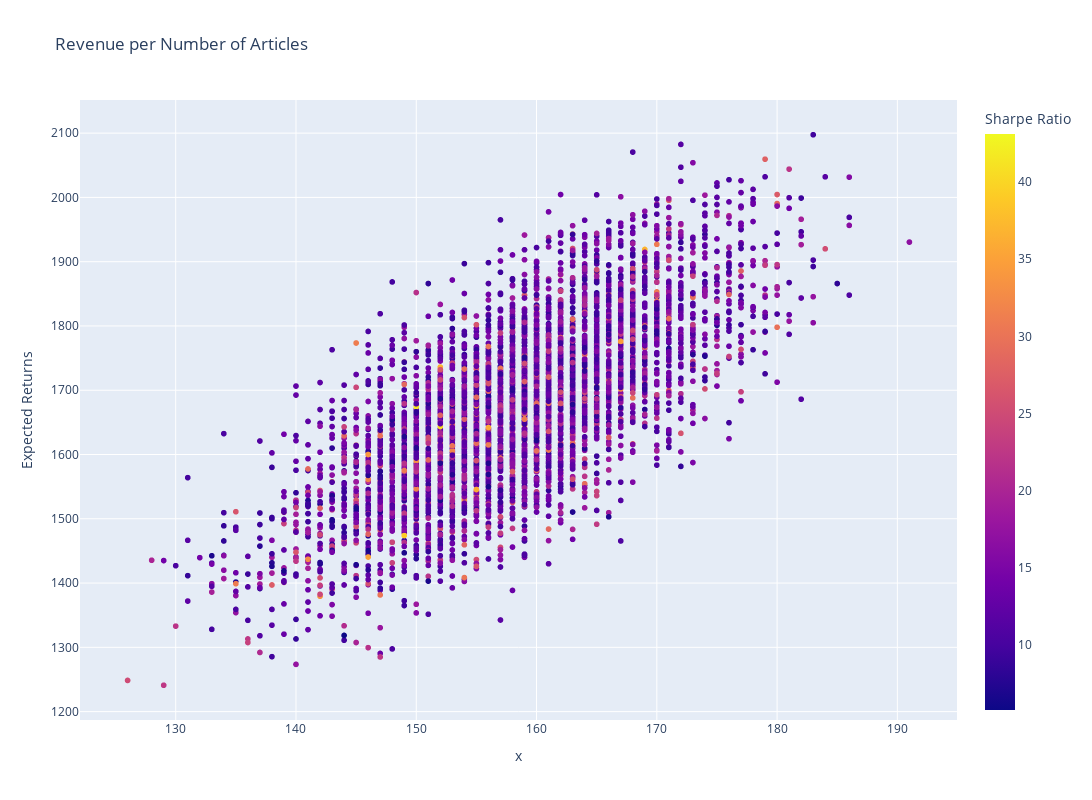

Notebook source saved alongside this figure:
### Code cell
z = portfolio.drop(["Volatility", "Revenue", "Sharpe"], axis=1).sum(axis = 1)

fig = px.scatter(
    data_frame=portfolio,
    x=z,
    y='Revenue',
    color='Sharpe',
    title='Revenue per Number of Articles',
    labels={'Volatility': 'Volatility (std)', 'Revenue': 'Expected Returns', 'Sharpe': 'Sharpe Ratio'}
)

fig.update_layout(
    width=1200,
    height=800,
)

fig.show(renderer="svg")

### Figure 1 — Plotly figure (JSON) as saved in the notebook; plotly's stock layout.template omitted (floating-point values rounded to 4 significant figures; data arrays with more than 128 entries replaced by an {"elided": "..."} marker saying what was removed)
{"data": [{"hovertemplate": "x=%{x}<br>Expected Returns=%{y}<br>Sharpe Ratio=%{marker.color}<extra></extra>", "legendgroup": "", "marker": {"color": {"elided": "5000 float values"}, "coloraxis": "coloraxis", "symbol": "circle"}, "mode": "markers", "name": "", "showlegend": false, "type": "scattergl", "x": {"elided": "5000 int values"}, "xaxis": "x", "y": {"elided": "5000 float values"}, "yaxis": "y"}], "layout": {"coloraxis": {"colorbar": {"title": {"text": "Sharpe Ratio"}}, "colorscale": [[0, "#0d0887"], [0.1111, "#46039f"], [0.2222, "#7201a8"], [0.3333, "#9c179e"], [0.4444, "#bd3786"], [0.5556, "#d8576b"], [0.6667, "#ed7953"], [0.7778, "#fb9f3a"], [0.8889, "#fdca26"], [1, "#f0f921"]]}, "height": 800, "legend": {"tracegroupgap": 0}, "title": {"text": "Revenue per Number of Articles"}, "width": 1200, "xaxis": {"anchor": "y", "domain": [0, 1], "title": {"text": "x"}}, "yaxis": {"anchor": "x", "domain": [0, 1], "title": {"text": "Expected Returns"}}}}
